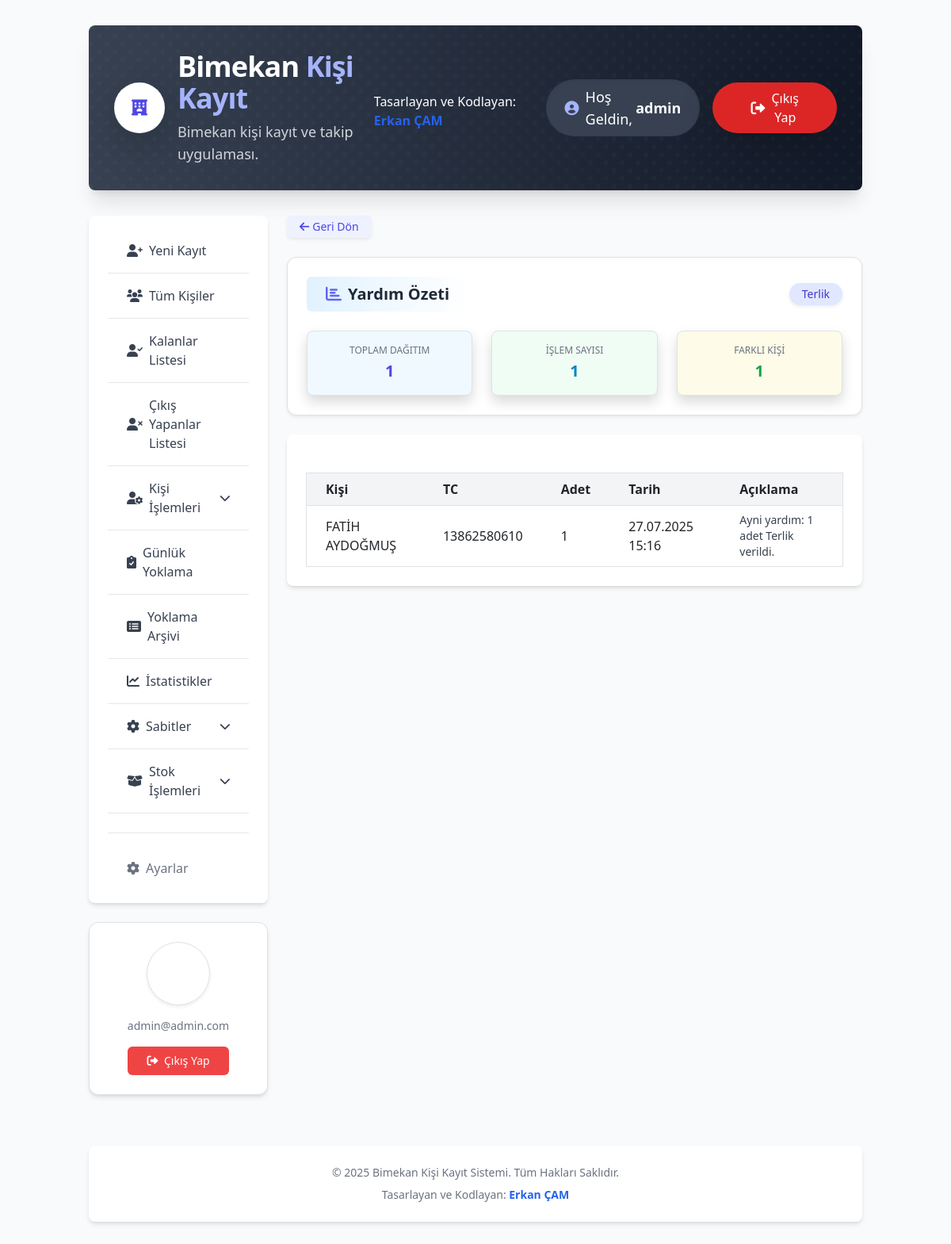
/yardim-gecmisi/1/ (signed in), run on an earlier commit of the app's database.
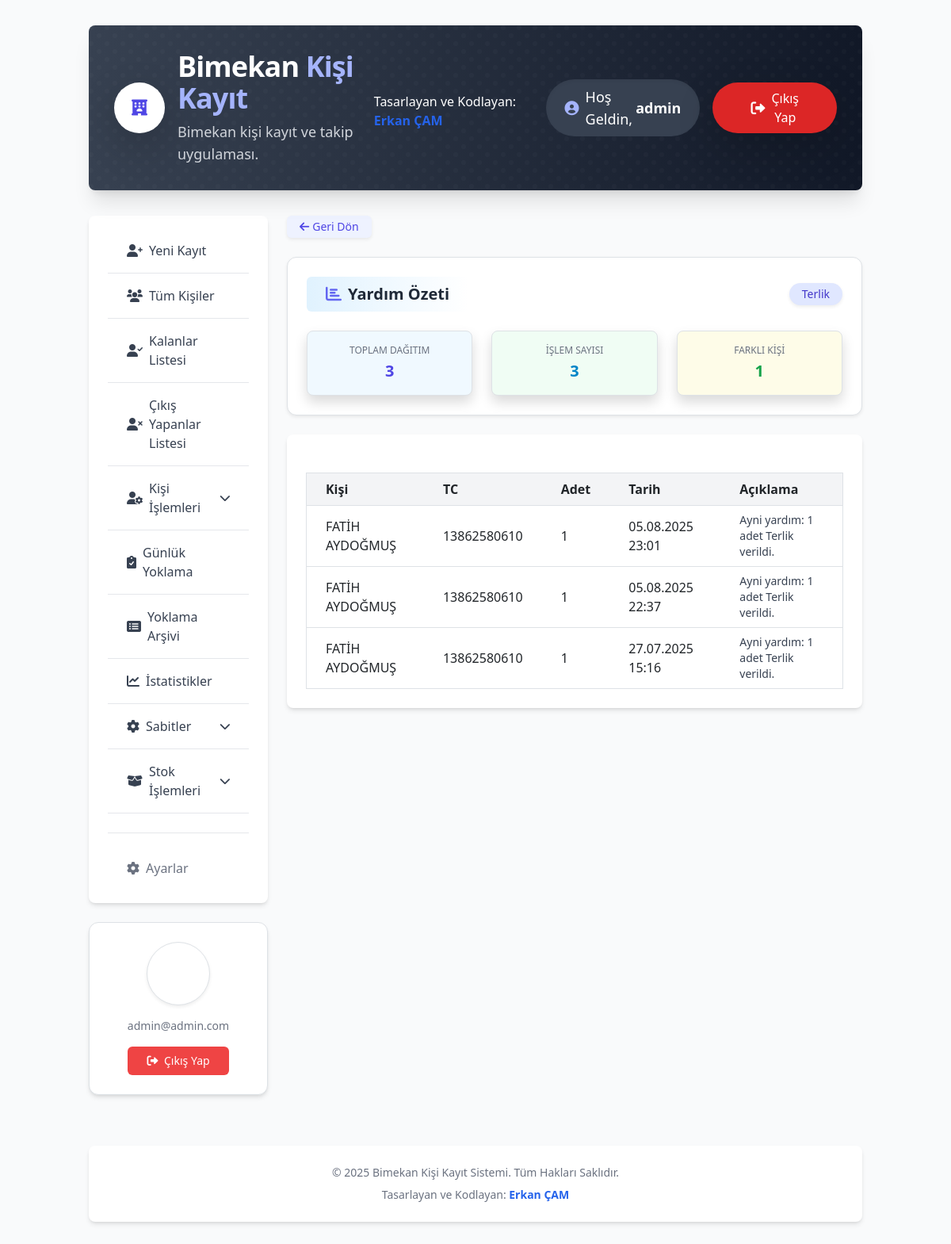
And on a later commit of the database.
### kayitlar/models.py (models this page shows, shortened)
class Islem(models.Model):
    misafir = models.ForeignKey(
        Misafir,
        on_delete=models.CASCADE,
        related_name='islemler',
        verbose_name="İlgili Misafir"
    )
    islem_no = models.CharField(
        max_length=35,
        unique=True,
        verbose_name="İşlem Numarası",
        help_text="Otomatik oluşturulan benzersiz işlem numarası"
    )
    islem_turu = models.ForeignKey(
        IslemTuru,
        on_delete=models.PROTECT,
        verbose_name="İşlem Türü"
    )
    islem_zamani = models.DateTimeField(
        default=timezone.now,  # Varsayılan değer olarak şu anki zamanı ayarlayın
        verbose_name="İşlem Zamanı"
    )
    kurum = models.ForeignKey(
        Kurum, on_delete=models.SET_NULL, null=True, blank=True, related_name="islemler")
    aciklama = models.TextField(
        blank=True,
        null=True,
        verbose_name="İşlem Açıklaması",
        help_text="Yapılan işlemle ilgili detaylı açıklama"
    )
    tutar = models.DecimalField(
        max_digits=10,
        decimal_places=2,
        default=0.00,
        verbose_name="Tutar",
        help_text="Yapılan işlemin tutarı"
    )
    urun = models.ForeignKey(
        'GiyimUrunu',
        on_delete=models.SET_NULL,
        null=True,
        blank=True,
        verbose_name="Verilen Ayni Ürün",
        help_text="Eğer işlem türü 'Ayni Yardım' ise verilen ürün"
    )
    miktar = models.PositiveIntegerField(
        null=True,
        blank=True,
        verbose_name="Verilen Ayni Miktar",
        help_text="Eğer işlem türü 'Ayni Yardım' ise verilen ürünün miktarı"
    )
    class Meta:
        verbose_name = "İşlem"
        verbose_name_plural = "İşlemler"
        ordering = ['-islem_zamani']

class Misafir(models.Model):
    DURUM_SECENEKLERI = [
        ('AKTIF', 'Aktif'),
        ('PASIF', 'Pasif'),
    ]
    SOSYAL_GUVENCE_CHOICES = [
        ('SGK', 'SGK'),
        ('BAGKUR', 'Bağkur'),
        ('EMEKLI_SANDIGI', 'Emekli Sandığı'),
        ('YOK', 'Yok'),
        ('DIGER', 'Diğer'),
    ]
    dosya_no = models.CharField(
        max_length=30,
        unique=True,
        verbose_name="Dosya No",
        help_text="Kişiye özel benzersiz dosya numarası"
    )
    ad = models.CharField(max_length=100, verbose_name="Adı")
    soyad = models.CharField(max_length=100, verbose_name="Soyadı")
    tc_kimlik_no = models.CharField(
        max_length=11,
        unique=True,
        verbose_name="T.C. Kimlik No",
        help_text="11 haneli T.C. Kimlik Numarası"
    )
    giris_tarihi = models.DateTimeField(
        default=timezone.now,
        verbose_name="Giriş Tarihi"
    )
    cikis_tarihi = models.DateTimeField( # Misafir modeline taşındı
        blank=True,
        null=True,
        verbose_name="Çıkış Tarihi"
    )
    cikis_nedeni = models.TextField( # Misafir modeline taşındı
        verbose_name="Son Çıkış Nedeni",
        blank=True,
        null=True,
        help_text="Kişinin en son çıkış yapma nedeni."
    )
    dogum_tarihi = models.DateField(verbose_name="Doğum Tarihi")
    dogum_yeri = models.CharField(max_length=100, verbose_name="Doğum Yeri")
    telefon = models.CharField(
        max_length=20,
        blank=True,
        null=True,
        verbose_name="Telefonu"
    )
    durum = models.CharField(
        max_length=10,
        choices=DURUM_SECENEKLERI,
        default='AKTIF',
        verbose_name="Durum Bilgisi"
    )
    yatak_no = models.ForeignKey(
        Yatak,
        on_delete=models.SET_NULL,
        blank=True,
        null=True,
        verbose_name="Yatak Numarası",
        help_text="Kişinin kaldığı yatak numarası"
    )
    adres = models.TextField(
        blank=True,
        null=True,
        verbose_name="Adresi"
    )
    sosyal_guvence = models.ForeignKey(
        SosyalGuvence,
        on_delete=models.SET_NULL,
        blank=True,
        null=True,
        verbose_name="Sosyal Güvencesi"
    )
    fotograf = models.ImageField(
        upload_to='misafir_fotograflari/',
        blank=True,
        null=True,
        verbose_name="Kişi Fotoğrafı"
    )
    beyan = models.TextField(
        blank=True,
        null=True,
        verbose_name="Kişinin Beyanı",
        help_text="Kişinin kendi beyanı veya önemli notlar"
    )
    class Meta:
        verbose_name = "Misafir"
        verbose_name_plural = "Misafirler"
        ordering = ['-giris_tarihi']

### kayitlar/views.py (the view)
# urls.py: path('yardim-gecmisi/<int:urun_id>/', views.yardim_gecmisi, name='yardim_gecmisi'),
@login_required
def yardim_gecmisi(request, urun_id):
    urun = get_object_or_404(GiyimUrunu, pk=urun_id)
    try:
        ayni_yardim_turu = IslemTuru.objects.get(ad__iexact='Ayni Yardım')
    except IslemTuru.DoesNotExist:
        ayni_yardim_turu = None
        yardimlar = Islem.objects.none()
        toplam_miktar = 0
        yardim_sayisi = 0 # Yeni eklendi
        kisi_sayisi = 0 # Yeni eklendi
    if ayni_yardim_turu:
        yardimlar = Islem.objects.filter(
            islem_turu=ayni_yardim_turu,
            urun=urun,
            miktar__isnull=False,
            miktar__gt=0
        ).order_by("-islem_zamani")
        toplam_miktar = yardimlar.aggregate(toplam=Sum("miktar"))["toplam"] or 0
        yardim_sayisi = yardimlar.count() # Yeni eklendi
        kisi_sayisi = yardimlar.values('misafir').distinct().count() # Yeni eklendi
    context = {
        "urun": urun,
        "yardimlar": yardimlar,
        "toplam_miktar": toplam_miktar,
        "yardim_sayisi": yardim_sayisi, # Yeni eklendi
        "kisi_sayisi": kisi_sayisi,     # Yeni eklendi
        "title": f"{urun.ad} Yardım Geçmişi",
    }
    return render(request, "bimekan/yardim_gecmisi.html", context)

### kayitlar/models.py (called while the page is built)
    def __str__(self):
        return self.isim

### templates/bimekan/yardim_gecmisi.html (shortened to what this page needs)
{% extends 'bimekan/base.html' %}
{% block content %}
<a href="{% url 'stok_raporu' %}" class="inline-flex mb-4 items-center text-sm font-medium text-indigo-600 hover:text-indigo-800 bg-indigo-50 hover:bg-indigo-100 px-3 py-1 rounded-md shadow-sm">
    <i class="fas fa-arrow-left mr-1"></i> Geri Dön
</a>
<div class="bg-white border rounded-xl shadow-sm p-6 mb-6">
    <div class="flex items-center justify-between mb-4">
        <h3 class="text-xl font-bold text-gray-800 bg-gradient-to-r from-sky-100 via-sky-50 to-white px-4 py-2 rounded-md flex items-center gap-2">
            <i class="fas fa-chart-bar text-indigo-500"></i> Yardım Özeti
        </h3>
        <span class="inline-flex items-center px-3 py-1 text-sm bg-indigo-100 text-indigo-700 rounded-full shadow-sm font-medium">
            {{ urun.ad }}
        </span>
    </div>
    <div class="grid grid-cols-1 md:grid-cols-3 gap-4 text-center text-sm text-gray-700">
        <div class="bg-sky-50 rounded-lg border px-4 py-3 shadow hover:shadow-md transition">
            <div class="text-xs text-gray-500 uppercase mb-1">Toplam Dağıtım</div>
            <div class="text-xl font-bold text-indigo-600">{{ toplam_miktar }}</div>
        </div>
        <div class="bg-green-50 rounded-lg border px-4 py-3 shadow hover:shadow-md transition">
            <div class="text-xs text-gray-500 uppercase mb-1">İşlem Sayısı</div>
            <div class="text-xl font-bold text-sky-600">{{ yardim_sayisi }}</div>
        </div>
        <div class="bg-yellow-50 rounded-lg border px-4 py-3 shadow hover:shadow-md transition">
            <div class="text-xs text-gray-500 uppercase mb-1">Farklı Kişi</div>
            <div class="text-xl font-bold text-green-600">{{ kisi_sayisi }}</div>
        </div>
    </div>
</div>
<div class="bg-white rounded-lg shadow-md p-6">
    <table class="w-full mt-4 border rounded-md">
        <thead>
            <tr class="bg-gray-100">
                <th class="px-4 py-2 text-left">Kişi</th>
                <th class="px-4 py-2">TC</th>
                <th class="px-4 py-2">Adet</th>
                <th class="px-4 py-2">Tarih</th>
                <th class="px-4 py-2">Açıklama</th>
            </tr>
        </thead>
        <tbody>
            {% for islem in yardimlar %}
                <tr class="border-t">
                    <td class="px-4 py-2">{{ islem.misafir.ad }} {{ islem.misafir.soyad }}</td>
                    <td class="px-4 py-2">{{ islem.misafir.tc_kimlik_no }}</td>
                    <td class="px-4 py-2">{{ islem.miktar }}</td>
                    <td class="px-4 py-2">{{ islem.islem_zamani|date:"d.m.Y H:i" }}</td>
                    <td class="px-4 py-2 text-sm text-gray-700">{{ islem.aciklama }}</td>
                </tr>
            {% empty %}
                <tr><td colspan="5" class="text-center text-gray-500 px-4 py-4">Henüz yardım yapılmamış.</td></tr>
            {% endfor %}
        </tbody>
    </table>
</div>
{% endblock %}

What changed in the data, as far as the page shows it:
added Islem: misafir.ad "FATİH", misafir.soyad "AYDOĞMUŞ", misafir.tc_kimlik_no "13862580610", miktar "1", islem_zamani "05.08.2025 23:01", aciklama "Ayni yardım: 1 adet Terlik verildi."
added Islem: misafir.ad "FATİH", misafir.soyad "AYDOĞMUŞ", misafir.tc_kimlik_no "13862580610", miktar "1", islem_zamani "05.08.2025 22:37", aciklama "Ayni yardım: 1 adet Terlik verildi."
Also different on the page:
{{ toplam_miktar }}: "1" → "3"
{{ yardim_sayisi }}: "1" → "3"
